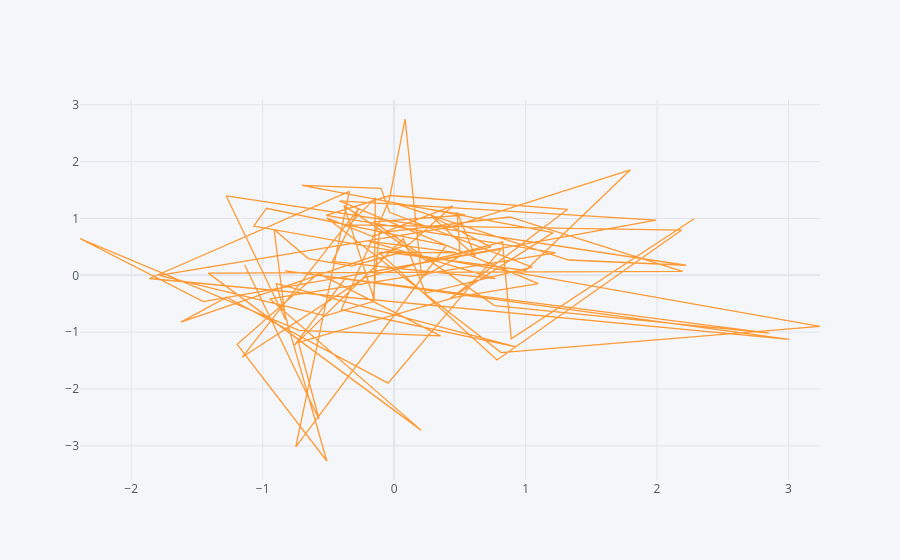

Write notebook code for a chart like this one.
### Code cell
df.iplot(kind='scatter',x='A',y='B') 
# kind -> used for switch between plots.
# x,y are axes here we define the column name.
# And by default plotly is going to try to make a line to connect all these points.
